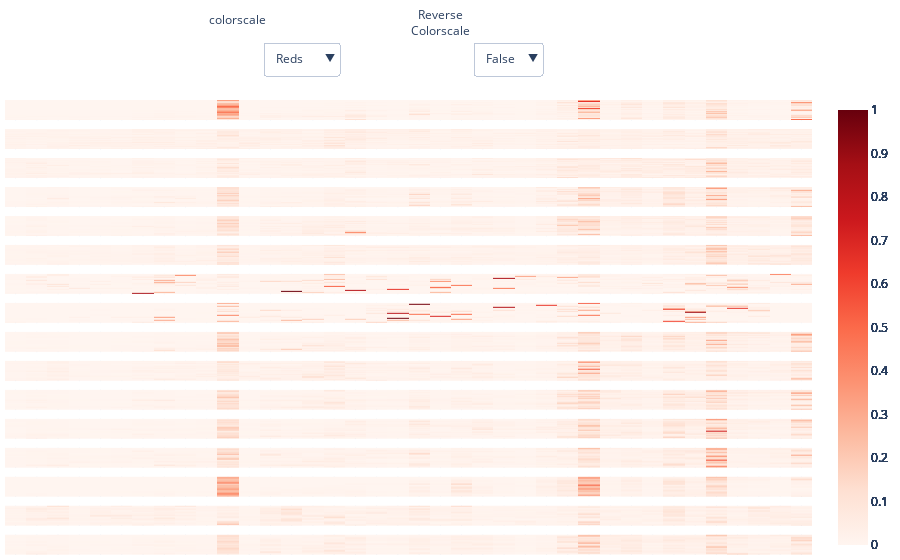

The notebook cell this image was saved under:
### Code cell
layer_figs = []
for layer in range(0, layer_nums) :
    layer_mat = st_corss_attention.detach().numpy()[layer]
    max_value, min_value = layer_mat.max(), layer_mat.min()
    sub_fig = make_subplots(head_nums, 1)

    for head in range(1, head_nums+1):
        head_mat = layer_mat[head-1]
        scale = [round(0.1*i,2) for i in range(11)]
        go_fig = go.Heatmap(
                        z=head_mat,
                        x=encoder_text,
                        y=decoder_text,
                        colorscale='Reds',
                        hoverongaps=False,
                        zmin=min_value,
                        zmax=max_value,
                        visible=True)# if layer == viz_layer else False)
        sub_fig.add_trace(go_fig, head, 1)
    sub_fig.update_xaxes(showticklabels=False)
    sub_fig.update_yaxes(showticklabels=False)

    sub_fig.update_layout(
        autosize=True,
        margin=dict(t=100, b=5, l=5, r=5),
        template="plotly_white")
    # Add dropdowns
    button_layer_1_height = 1.15
    sub_fig.update_layout(
        updatemenus=[ ## button 생성
            dict(
                buttons=list([
                    dict(
                        args=["colorscale", "Reds"],
                        label="Reds",
                        method="restyle"
                    ),
                    dict(
                        args=["colorscale", "Viridis"],
                        label="Viridis",
                        method="restyle"
                    ),
                    dict(
                        args=["colorscale", "Cividis"],
                        label="Cividis",
                        method="restyle"
                    ),
                ]),
                direction="down",
                pad={"r": 10, "t": 10},
                showactive=True,
                x=0.32,
                xanchor="left",
                y=button_layer_1_height,
                yanchor="top"
            ),
            dict(
                buttons=list([
                    dict(
                        args=["reversescale", False],
                        label="False",
                        method="restyle"
                    ),
                    dict(
                        args=["reversescale", True],
                        label="True",
                        method="restyle"
                    )
                ]),
                direction="down",
                pad={"r": 10, "t": 10},
                showactive=True,
                x=0.58,
                xanchor="left",
                y=button_layer_1_height,
                yanchor="top"
            ),
        ]
    )
    sub_fig.update_layout(
        annotations=[
            dict(text="colorscale", x=0.25, xref="paper", y=1.2, yref="paper",
                                 align="left", showarrow=False),
            dict(text="Reverse<br>Colorscale", x=0.54, xref="paper", y=1.21,
                                 yref="paper", showarrow=False),
        ])
    sub_fig.show()
    py.plot(fig, filename = 'heatmap', auto_open=True)
    # layer_figs.append(sub_fig)

### Figure 1 — Plotly figure (JSON) as saved in the notebook; plotly's stock layout.template omitted (floating-point values rounded to 4 significant figures; data arrays with more than 128 entries replaced by an {"elided": "..."} marker saying what was removed)
{"data": [{"colorscale": [[0, "rgb(255,245,240)"], [0.125, "rgb(254,224,210)"], [0.25, "rgb(252,187,161)"], [0.375, "rgb(252,146,114)"], [0.5, "rgb(251,106,74)"], [0.625, "rgb(239,59,44)"], [0.75, "rgb(203,24,29)"], [0.875, "rgb(165,15,21)"], [1, "rgb(103,0,13)"]], "hoverongaps": false, "type": "heatmap", "visible": true, "x": ["본", "▁연구", "는", "▁최근", "▁20", "년간", "▁스웨덴", "▁지방자치단체", "가", "▁경험", "한", "▁주요", "▁환경", "정책을", "▁검토", "하여", "▁거", "버", "넌", "스의", "▁특징", "이", "▁어떻게", "▁변화", "하였", "는지", "▁분석", "하고", "▁그에", "▁따른", "▁시사", "점을", "▁도출", "한", "▁것이다.", "▁구체적인", "▁사례", "로", "▁지"], "xaxis": "x", "y": ["스", "웨", "덴", "▁지역", "환경", "정책", "▁거", "버", "넌", "스의", "▁변화와", "▁특징", "▁연구", "▁-", "지방", "의", "제", "21", "(L", "A", "21", "),", "▁녹색", "성장", "▁지역", "투자", "프로그램", "(L", "IP", "),", "▁기후", "변화", "투자", "프로그램", "(K", "l", "im", "p", ")의", "▁사례", "-"], "yaxis": "y", "z": {"elided": "41x39 float values"}, "zmax": 1.0, "zmin": 8.1e-15}, {"colorscale": [[0, "rgb(255,245,240)"], [0.125, "rgb(254,224,210)"], [0.25, "rgb(252,187,161)"], [0.375, "rgb(252,146,114)"], [0.5, "rgb(251,106,74)"], [0.625, "rgb(239,59,44)"], [0.75, "rgb(203,24,29)"], [0.875, "rgb(165,15,21)"], [1, "rgb(103,0,13)"]], "hoverongaps": false, "type": "heatmap", "visible": true, "x": ["본", "▁연구", "는", "▁최근", "▁20", "년간", "▁스웨덴", "▁지방자치단체", "가", "▁경험", "한", "▁주요", "▁환경", "정책을", "▁검토", "하여", "▁거", "버", "넌", "스의", "▁특징", "이", "▁어떻게", "▁변화", "하였", "는지", "▁분석", "하고", "▁그에", "▁따른", "▁시사", "점을", "▁도출", "한", "▁것이다.", "▁구체적인", "▁사례", "로", "▁지"], "xaxis": "x2", "y": ["스", "웨", "덴", "▁지역", "환경", "정책", "▁거", "버", "넌", "스의", "▁변화와", "▁특징", "▁연구", "▁-", "지방", "의", "제", "21", "(L", "A", "21", "),", "▁녹색", "성장", "▁지역", "투자", "프로그램", "(L", "IP", "),", "▁기후", "변화", "투자", "프로그램", "(K", "l", "im", "p", ")의", "▁사례", "-"], "yaxis": "y2", "z": {"elided": "41x39 float values"}, "zmax": 1.0, "zmin": 8.1e-15}, {"colorscale": [[0, "rgb(255,245,240)"], [0.125, "rgb(254,224,210)"], [0.25, "rgb(252,187,161)"], [0.375, "rgb(252,146,114)"], [0.5, "rgb(251,106,74)"], [0.625, "rgb(239,59,44)"], [0.75, "rgb(203,24,29)"], [0.875, "rgb(165,15,21)"], [1, "rgb(103,0,13)"]], "hoverongaps": false, "type": "heatmap", "visible": true, "x": ["본", "▁연구", "는", "▁최근", "▁20", "년간", "▁스웨덴", "▁지방자치단체", "가", "▁경험", "한", "▁주요", "▁환경", "정책을", "▁검토", "하여", "▁거", "버", "넌", "스의", "▁특징", "이", "▁어떻게", "▁변화", "하였", "는지", "▁분석", "하고", "▁그에", "▁따른", "▁시사", "점을", "▁도출", "한", "▁것이다.", "▁구체적인", "▁사례", "로", "▁지"], "xaxis": "x3", "y": ["스", "웨", "덴", "▁지역", "환경", "정책", "▁거", "버", "넌", "스의", "▁변화와", "▁특징", "▁연구", "▁-", "지방", "의", "제", "21", "(L", "A", "21", "),", "▁녹색", "성장", "▁지역", "투자", "프로그램", "(L", "IP", "),", "▁기후", "변화", "투자", "프로그램", "(K", "l", "im", "p", ")의", "▁사례", "-"], "yaxis": "y3", "z": {"elided": "41x39 float values"}, "zmax": 1.0, "zmin": 8.1e-15}, {"colorscale": [[0, "rgb(255,245,240)"], [0.125, "rgb(254,224,210)"], [0.25, "rgb(252,187,161)"], [0.375, "rgb(252,146,114)"], [0.5, "rgb(251,106,74)"], [0.625, "rgb(239,59,44)"], [0.75, "rgb(203,24,29)"], [0.875, "rgb(165,15,21)"], [1, "rgb(103,0,13)"]], "hoverongaps": false, "type": "heatmap", "visible": true, "x": ["본", "▁연구", "는", "▁최근", "▁20", "년간", "▁스웨덴", "▁지방자치단체", "가", "▁경험", "한", "▁주요", "▁환경", "정책을", "▁검토", "하여", "▁거", "버", "넌", "스의", "▁특징", "이", "▁어떻게", "▁변화", "하였", "는지", "▁분석", "하고", "▁그에", "▁따른", "▁시사", "점을", "▁도출", "한", "▁것이다.", "▁구체적인", "▁사례", "로", "▁지"], "xaxis": "x4", "y": ["스", "웨", "덴", "▁지역", "환경", "정책", "▁거", "버", "넌", "스의", "▁변화와", "▁특징", "▁연구", "▁-", "지방", "의", "제", "21", "(L", "A", "21", "),", "▁녹색", "성장", "▁지역", "투자", "프로그램", "(L", "IP", "),", "▁기후", "변화", "투자", "프로그램", "(K", "l", "im", "p", ")의", "▁사례", "-"], "yaxis": "y4", "z": {"elided": "41x39 float values"}, "zmax": 1.0, "zmin": 8.1e-15}, {"colorscale": [[0, "rgb(255,245,240)"], [0.125, "rgb(254,224,210)"], [0.25, "rgb(252,187,161)"], [0.375, "rgb(252,146,114)"], [0.5, "rgb(251,106,74)"], [0.625, "rgb(239,59,44)"], [0.75, "rgb(203,24,29)"], [0.875, "rgb(165,15,21)"], [1, "rgb(103,0,13)"]], "hoverongaps": false, "type": "heatmap", "visible": true, "x": ["본", "▁연구", "는", "▁최근", "▁20", "년간", "▁스웨덴", "▁지방자치단체", "가", "▁경험", "한", "▁주요", "▁환경", "정책을", "▁검토", "하여", "▁거", "버", "넌", "스의", "▁특징", "이", "▁어떻게", "▁변화", "하였", "는지", "▁분석", "하고", "▁그에", "▁따른", "▁시사", "점을", "▁도출", "한", "▁것이다.", "▁구체적인", "▁사례", "로", "▁지"], "xaxis": "x5", "y": ["스", "웨", "덴", "▁지역", "환경", "정책", "▁거", "버", "넌", "스의", "▁변화와", "▁특징", "▁연구", "▁-", "지방", "의", "제", "21", "(L", "A", "21", "),", "▁녹색", "성장", "▁지역", "투자", "프로그램", "(L", "IP", "),", "▁기후", "변화", "투자", "프로그램", "(K", "l", "im", "p", ")의", "▁사례", "-"], "yaxis": "y5", "z": {"elided": "41x39 float values"}, "zmax": 1.0, "zmin": 8.1e-15}, {"colorscale": [[0, "rgb(255,245,240)"], [0.125, "rgb(254,224,210)"], [0.25, "rgb(252,187,161)"], [0.375, "rgb(252,146,114)"], [0.5, "rgb(251,106,74)"], [0.625, "rgb(239,59,44)"], [0.75, "rgb(203,24,29)"], [0.875, "rgb(165,15,21)"], [1, "rgb(103,0,13)"]], "hoverongaps": false, "type": "heatmap", "visible": true, "x": ["본", "▁연구", "는", "▁최근", "▁20", "년간", "▁스웨덴", "▁지방자치단체", "가", "▁경험", "한", "▁주요", "▁환경", "정책을", "▁검토", "하여", "▁거", "버", "넌", "스의", "▁특징", "이", "▁어떻게", "▁변화", "하였", "는지", "▁분석", "하고", "▁그에", "▁따른", "▁시사", "점을", "▁도출", "한", "▁것이다.", "▁구체적인", "▁사례", "로", "▁지"], "xaxis": "x6", "y": ["스", "웨", "덴", "▁지역", "환경", "정책", "▁거", "버", "넌", "스의", "▁변화와", "▁특징", "▁연구", "▁-", "지방", "의", "제", "21", "(L", "A", "21", "),", "▁녹색", "성장", "▁지역", "투자", "프로그램", "(L", "IP", "),", "▁기후", "변화", "투자", "프로그램", "(K", "l", "im", "p", ")의", "▁사례", "-"], "yaxis": "y6", "z": {"elided": "41x39 float values"}, "zmax": 1.0, "zmin": 8.1e-15}, {"colorscale": [[0, "rgb(255,245,240)"], [0.125, "rgb(254,224,210)"], [0.25, "rgb(252,187,161)"], [0.375, "rgb(252,146,114)"], [0.5, "rgb(251,106,74)"], [0.625, "rgb(239,59,44)"], [0.75, "rgb(203,24,29)"], [0.875, "rgb(165,15,21)"], [1, "rgb(103,0,13)"]], "hoverongaps": false, "type": "heatmap", "visible": true, "x": ["본", "▁연구", "는", "▁최근", "▁20", "년간", "▁스웨덴", "▁지방자치단체", "가", "▁경험", "한", "▁주요", "▁환경", "정책을", "▁검토", "하여", "▁거", "버", "넌", "스의", "▁특징", "이", "▁어떻게", "▁변화", "하였", "는지", "▁분석", "하고", "▁그에", "▁따른", "▁시사", "점을", "▁도출", "한", "▁것이다.", "▁구체적인", "▁사례", "로", "▁지"], "xaxis": "x7", "y": ["스", "웨", "덴", "▁지역", "환경", "정책", "▁거", "버", "넌", "스의", "▁변화와", "▁특징", "▁연구", "▁-", "지방", "의", "제", "21", "(L", "A", "21", "),", "▁녹색", "성장", "▁지역", "투자", "프로그램", "(L", "IP", "),", "▁기후", "변화", "투자", "프로그램", "(K", "l", "im", "p", ")의", "▁사례", "-"], "yaxis": "y7", "z": {"elided": "41x39 float values"}, "zmax": 1.0, "zmin": 8.1e-15}, {"colorscale": [[0, "rgb(255,245,240)"], [0.125, "rgb(254,224,210)"], [0.25, "rgb(252,187,161)"], [0.375, "rgb(252,146,114)"], [0.5, "rgb(251,106,74)"], [0.625, "rgb(239,59,44)"], [0.75, "rgb(203,24,29)"], [0.875, "rgb(165,15,21)"], [1, "rgb(103,0,13)"]], "hoverongaps": false, "type": "heatmap", "visible": true, "x": ["본", "▁연구", "는", "▁최근", "▁20", "년간", "▁스웨덴", "▁지방자치단체", "가", "▁경험", "한", "▁주요", "▁환경", "정책을", "▁검토", "하여", "▁거", "버", "넌", "스의", "▁특징", "이", "▁어떻게", "▁변화", "하였", "는지", "▁분석", "하고", "▁그에", "▁따른", "▁시사", "점을", "▁도출", "한", "▁것이다.", "▁구체적인", "▁사례", "로", "▁지"], "xaxis": "x8", "y": ["스", "웨", "덴", "▁지역", "환경", "정책", "▁거", "버", "넌", "스의", "▁변화와", "▁특징", "▁연구", "▁-", "지방", "의", "제", "21", "(L", "A", "21", "),", "▁녹색", "성장", "▁지역", "투자", "프로그램", "(L", "IP", "),", "▁기후", "변화", "투자", "프로그램", "(K", "l", "im", "p", ")의", "▁사례", "-"], "yaxis": "y8", "z": {"elided": "41x39 float values"}, "zmax": 1.0, "zmin": 8.1e-15}, {"colorscale": [[0, "rgb(255,245,240)"], [0.125, "rgb(254,224,210)"], [0.25, "rgb(252,187,161)"], [0.375, "rgb(252,146,114)"], [0.5, "rgb(251,106,74)"], [0.625, "rgb(239,59,44)"], [0.75, "rgb(203,24,29)"], [0.875, "rgb(165,15,21)"], [1, "rgb(103,0,13)"]], "hoverongaps": false, "type": "heatmap", "visible": true, "x": ["본", "▁연구", "는", "▁최근", "▁20", "년간", "▁스웨덴", "▁지방자치단체", "가", "▁경험", "한", "▁주요", "▁환경", "정책을", "▁검토", "하여", "▁거", "버", "넌", "스의", "▁특징", "이", "▁어떻게", "▁변화", "하였", "는지", "▁분석", "하고", "▁그에", "▁따른", "▁시사", "점을", "▁도출", "한", "▁것이다.", "▁구체적인", "▁사례", "로", "▁지"], "xaxis": "x9", "y": ["스", "웨", "덴", "▁지역", "환경", "정책", "▁거", "버", "넌", "스의", "▁변화와", "▁특징", "▁연구", "▁-", "지방", "의", "제", "21", "(L", "A", "21", "),", "▁녹색", "성장", "▁지역", "투자", "프로그램", "(L", "IP", "),", "▁기후", "변화", "투자", "프로그램", "(K", "l", "im", "p", ")의", "▁사례", "-"], "yaxis": "y9", "z": {"elided": "41x39 float values"}, "zmax": 1.0, "zmin": 8.1e-15}, {"colorscale": [[0, "rgb(255,245,240)"], [0.125, "rgb(254,224,210)"], [0.25, "rgb(252,187,161)"], [0.375, "rgb(252,146,114)"], [0.5, "rgb(251,106,74)"], [0.625, "rgb(239,59,44)"], [0.75, "rgb(203,24,29)"], [0.875, "rgb(165,15,21)"], [1, "rgb(103,0,13)"]], "hoverongaps": false, "type": "heatmap", "visible": true, "x": ["본", "▁연구", "는", "▁최근", "▁20", "년간", "▁스웨덴", "▁지방자치단체", "가", "▁경험", "한", "▁주요", "▁환경", "정책을", "▁검토", "하여", "▁거", "버", "넌", "스의", "▁특징", "이", "▁어떻게", "▁변화", "하였", "는지", "▁분석", "하고", "▁그에", "▁따른", "▁시사", "점을", "▁도출", "한", "▁것이다.", "▁구체적인", "▁사례", "로", "▁지"], "xaxis": "x10", "y": ["스", "웨", "덴", "▁지역", "환경", "정책", "▁거", "버", "넌", "스의", "▁변화와", "▁특징", "▁연구", "▁-", "지방", "의", "제", "21", "(L", "A", "21", "),", "▁녹색", "성장", "▁지역", "투자", "프로그램", "(L", "IP", "),", "▁기후", "변화", "투자", "프로그램", "(K", "l", "im", "p", ")의", "▁사례", "-"], "yaxis": "y10", "z": {"elided": "41x39 float values"}, "zmax": 1.0, "zmin": 8.1e-15}, {"colorscale": [[0, "rgb(255,245,240)"], [0.125, "rgb(254,224,210)"], [0.25, "rgb(252,187,161)"], [0.375, "rgb(252,146,114)"], [0.5, "rgb(251,106,74)"], [0.625, "rgb(239,59,44)"], [0.75, "rgb(203,24,29)"], [0.875, "rgb(165,15,21)"], [1, "rgb(103,0,13)"]], "hoverongaps": false, "type": "heatmap", "visible": true, "x": ["본", "▁연구", "는", "▁최근", "▁20", "년간", "▁스웨덴", "▁지방자치단체", "가", "▁경험", "한", "▁주요", "▁환경", "정책을", "▁검토", "하여", "▁거", "버", "넌", "스의", "▁특징", "이", "▁어떻게", "▁변화", "하였", "는지", "▁분석", "하고", "▁그에", "▁따른", "▁시사", "점을", "▁도출", "한", "▁것이다.", "▁구체적인", "▁사례", "로", "▁지"], "xaxis": "x11", "y": ["스", "웨", "덴", "▁지역", "환경", "정책", "▁거", "버", "넌", "스의", "▁변화와", "▁특징", "▁연구", "▁-", "지방", "의", "제", "21", "(L", "A", "21", "),", "▁녹색", "성장", "▁지역", "투자", "프로그램", "(L", "IP", "),", "▁기후", "변화", "투자", "프로그램", "(K", "l", "im", "p", ")의", "▁사례", "-"], "yaxis": "y11", "z": {"elided": "41x39 float values"}, "zmax": 1.0, "zmin": 8.1e-15}, {"colorscale": [[0, "rgb(255,245,240)"], [0.125, "rgb(254,224,210)"], [0.25, "rgb(252,187,161)"], [0.375, "rgb(252,146,114)"], [0.5, "rgb(251,106,74)"], [0.625, "rgb(239,59,44)"], [0.75, "rgb(203,24,29)"], [0.875, "rgb(165,15,21)"], [1, "rgb(103,0,13)"]], "hoverongaps": false, "type": "heatmap", "visible": true, "x": ["본", "▁연구", "는", "▁최근", "▁20", "년간", "▁스웨덴", "▁지방자치단체", "가", "▁경험", "한", "▁주요", "▁환경", "정책을", "▁검토", "하여", "▁거", "버", "넌", "스의", "▁특징", "이", "▁어떻게", "▁변화", "하였", "는지", "▁분석", "하고", "▁그에", "▁따른", "▁시사", "점을", "▁도출", "한", "▁것이다.", "▁구체적인", "▁사례", "로", "▁지"], "xaxis": "x12", "y": ["스", "웨", "덴", "▁지역", "환경", "정책", "▁거", "버", "넌", "스의", "▁변화와", "▁특징", "▁연구", "▁-", "지방", "의", "제", "21", "(L", "A", "21", "),", "▁녹색", "성장", "▁지역", "투자", "프로그램", "(L", "IP", "),", "▁기후", "변화", "투자", "프로그램", "(K", "l", "im", "p", ")의", "▁사례", "-"], "yaxis": "y12", "z": {"elided": "41x39 float values"}, "zmax": 1.0, "zmin": 8.1e-15}, {"colorscale": [[0, "rgb(255,245,240)"], [0.125, "rgb(254,224,210)"], [0.25, "rgb(252,187,161)"], [0.375, "rgb(252,146,114)"], [0.5, "rgb(251,106,74)"], [0.625, "rgb(239,59,44)"], [0.75, "rgb(203,24,29)"], [0.875, "rgb(165,15,21)"], [1, "rgb(103,0,13)"]], "hoverongaps": false, "type": "heatmap", "visible": true, "x": ["본", "▁연구", "는", "▁최근", "▁20", "년간", "▁스웨덴", "▁지방자치단체", "가", "▁경험", "한", "▁주요", "▁환경", "정책을", "▁검토", "하여", "▁거", "버", "넌", "스의", "▁특징", "이", "▁어떻게", "▁변화", "하였", "는지", "▁분석", "하고", "▁그에", "▁따른", "▁시사", "점을", "▁도출", "한", "▁것이다.", "▁구체적인", "▁사례", "로", "▁지"], "xaxis": "x13", "y": ["스", "웨", "덴", "▁지역", "환경", "정책", "▁거", "버", "넌", "스의", "▁변화와", "▁특징", "▁연구", "▁-", "지방", "의", "제", "21", "(L", "A", "21", "),", "▁녹색", "성장", "▁지역", "투자", "프로그램", "(L", "IP", "),", "▁기후", "변화", "투자", "프로그램", "(K", "l", "im", "p", ")의", "▁사례", "-"], "yaxis": "y13", "z": {"elided": "41x39 float values"}, "zmax": 1.0, "zmin": 8.1e-15}, {"colorscale": [[0, "rgb(255,245,240)"], [0.125, "rgb(254,224,210)"], [0.25, "rgb(252,187,161)"], [0.375, "rgb(252,146,114)"], [0.5, "rgb(251,106,74)"], [0.625, "rgb(239,59,44)"], [0.75, "rgb(203,24,29)"], [0.875, "rgb(165,15,21)"], [1, "rgb(103,0,13)"]], "hoverongaps": false, "type": "heatmap", "visible": true, "x": ["본", "▁연구", "는", "▁최근", "▁20", "년간", "▁스웨덴", "▁지방자치단체", "가", "▁경험", "한", "▁주요", "▁환경", "정책을", "▁검토", "하여", "▁거", "버", "넌", "스의", "▁특징", "이", "▁어떻게", "▁변화", "하였", "는지", "▁분석", "하고", "▁그에", "▁따른", "▁시사", "점을", "▁도출", "한", "▁것이다.", "▁구체적인", "▁사례", "로", "▁지"], "xaxis": "x14", "y": ["스", "웨", "덴", "▁지역", "환경", "정책", "▁거", "버", "넌", "스의", "▁변화와", "▁특징", "▁연구", "▁-", "지방", "의", "제", "21", "(L", "A", "21", "),", "▁녹색", "성장", "▁지역", "투자", "프로그램", "(L", "IP", "),", "▁기후", "변화", "투자", "프로그램", "(K", "l", "im", "p", ")의", "▁사례", "-"], "yaxis": "y14", "z": {"elided": "41x39 float values"}, "zmax": 1.0, "zmin": 8.1e-15}, {"colorscale": [[0, "rgb(255,245,240)"], [0.125, "rgb(254,224,210)"], [0.25, "rgb(252,187,161)"], [0.375, "rgb(252,146,114)"], [0.5, "rgb(251,106,74)"], [0.625, "rgb(239,59,44)"], [0.75, "rgb(203,24,29)"], [0.875, "rgb(165,15,21)"], [1, "rgb(103,0,13)"]], "hoverongaps": false, "type": "heatmap", "visible": true, "x": ["본", "▁연구", "는", "▁최근", "▁20", "년간", "▁스웨덴", "▁지방자치단체", "가", "▁경험", "한", "▁주요", "▁환경", "정책을", "▁검토", "하여", "▁거", "버", "넌", "스의", "▁특징", "이", "▁어떻게", "▁변화", "하였", "는지", "▁분석", "하고", "▁그에", "▁따른", "▁시사", "점을", "▁도출", "한", "▁것이다.", "▁구체적인", "▁사례", "로", "▁지"], "xaxis": "x15", "y": ["스", "웨", "덴", "▁지역", "환경", "정책", "▁거", "버", "넌", "스의", "▁변화와", "▁특징", "▁연구", "▁-", "지방", "의", "제", "21", "(L", "A", "21", "),", "▁녹색", "성장", "▁지역", "투자", "프로그램", "(L", "IP", "),", "▁기후", "변화", "투자", "프로그램", "(K", "l", "im", "p", ")의", "▁사례", "-"], "yaxis": "y15", "z": {"elided": "41x39 float values"}, "zmax": 1.0, "zmin": 8.1e-15}, {"colorscale": [[0, "rgb(255,245,240)"], [0.125, "rgb(254,224,210)"], [0.25, "rgb(252,187,161)"], [0.375, "rgb(252,146,114)"], [0.5, "rgb(251,106,74)"], [0.625, "rgb(239,59,44)"], [0.75, "rgb(203,24,29)"], [0.875, "rgb(165,15,21)"], [1, "rgb(103,0,13)"]], "hoverongaps": false, "type": "heatmap", "visible": true, "x": ["본", "▁연구", "는", "▁최근", "▁20", "년간", "▁스웨덴", "▁지방자치단체", "가", "▁경험", "한", "▁주요", "▁환경", "정책을", "▁검토", "하여", "▁거", "버", "넌", "스의", "▁특징", "이", "▁어떻게", "▁변화", "하였", "는지", "▁분석", "하고", "▁그에", "▁따른", "▁시사", "점을", "▁도출", "한", "▁것이다.", "▁구체적인", "▁사례", "로", "▁지"], "xaxis": "x16", "y": ["스", "웨", "덴", "▁지역", "환경", "정책", "▁거", "버", "넌", "스의", "▁변화와", "▁특징", "▁연구", "▁-", "지방", "의", "제", "21", "(L", "A", "21", "),", "▁녹색", "성장", "▁지역", "투자", "프로그램", "(L", "IP", "),", "▁기후", "변화", "투자", "프로그램", "(K", "l", "im", "p", ")의", "▁사례", "-"], "yaxis": "y16", "z": {"elided": "41x39 float values"}, "zmax": 1.0, "zmin": 8.1e-15}], "layout": {"annotations": [{"align": "left", "showarrow": false, "text": "colorscale", "x": 0.25, "xref": "paper", "y": 1.2, "yref": "paper"}, {"showarrow": false, "text": "Reverse<br>Colorscale", "x": 0.54, "xref": "paper", "y": 1.21, "yref": "paper"}], "autosize": true, "margin": {"b": 5, "l": 5, "r": 5, "t": 100}, "updatemenus": [{"buttons": [{"args": ["colorscale", "Reds"], "label": "Reds", "method": "restyle"}, {"args": ["colorscale", "Viridis"], "label": "Viridis", "method": "restyle"}, {"args": ["colorscale", "Cividis"], "label": "Cividis", "method": "restyle"}], "direction": "down", "pad": {"r": 10, "t": 10}, "showactive": true, "x": 0.32, "xanchor": "left", "y": 1.15, "yanchor": "top"}, {"buttons": [{"args": ["reversescale", false], "label": "False", "method": "restyle"}, {"args": ["reversescale", true], "label": "True", "method": "restyle"}], "direction": "down", "pad": {"r": 10, "t": 10}, "showactive": true, "x": 0.58, "xanchor": "left", "y": 1.15, "yanchor": "top"}], "xaxis": {"anchor": "y", "domain": [0, 1], "showticklabels": false}, "xaxis10": {"anchor": "y10", "domain": [0, 1], "showticklabels": false}, "xaxis11": {"anchor": "y11", "domain": [0, 1], "showticklabels": false}, "xaxis12": {"anchor": "y12", "domain": [0, 1], "showticklabels": false}, "xaxis13": {"anchor": "y13", "domain": [0, 1], "showticklabels": false}, "xaxis14": {"anchor": "y14", "domain": [0, 1], "showticklabels": false}, "xaxis15": {"anchor": "y15", "domain": [0, 1], "showticklabels": false}, "xaxis16": {"anchor": "y16", "domain": [0, 1], "showticklabels": false}, "xaxis2": {"anchor": "y2", "domain": [0, 1], "showticklabels": false}, "xaxis3": {"anchor": "y3", "domain": [0, 1], "showticklabels": false}, "xaxis4": {"anchor": "y4", "domain": [0, 1], "showticklabels": false}, "xaxis5": {"anchor": "y5", "domain": [0, 1], "showticklabels": false}, "xaxis6": {"anchor": "y6", "domain": [0, 1], "showticklabels": false}, "xaxis7": {"anchor": "y7", "domain": [0, 1], "showticklabels": false}, "xaxis8": {"anchor": "y8", "domain": [0, 1], "showticklabels": false}, "xaxis9": {"anchor": "y9", "domain": [0, 1], "showticklabels": false}, "yaxis": {"anchor": "x", "domain": [0.9551, 1], "showticklabels": false}, "yaxis10": {"anchor": "x10", "domain": [0.382, 0.427], "showticklabels": false}, "yaxis11": {"anchor": "x11", "domain": [0.3184, 0.3633], "showticklabels": false}, "yaxis12": {"anchor": "x12", "domain": [0.2547, 0.2996], "showticklabels": false}, "yaxis13": {"anchor": "x13", "domain": [0.191, 0.2359], "showticklabels": false}, "yaxis14": {"anchor": "x14", "domain": [0.1273, 0.1723], "showticklabels": false}, "yaxis15": {"anchor": "x15", "domain": [0.06367, 0.1086], "showticklabels": false}, "yaxis16": {"anchor": "x16", "domain": [0, 0.04492], "showticklabels": false}, "yaxis2": {"anchor": "x2", "domain": [0.8914, 0.9363], "showticklabels": false}, "yaxis3": {"anchor": "x3", "domain": [0.8277, 0.8727], "showticklabels": false}, "yaxis4": {"anchor": "x4", "domain": [0.7641, 0.809], "showticklabels": false}, "yaxis5": {"anchor": "x5", "domain": [0.7004, 0.7453], "showticklabels": false}, "yaxis6": {"anchor": "x6", "domain": [0.6367, 0.6816], "showticklabels": false}, "yaxis7": {"anchor": "x7", "domain": [0.573, 0.618], "showticklabels": false}, "yaxis8": {"anchor": "x8", "domain": [0.5094, 0.5543], "showticklabels": false}, "yaxis9": {"anchor": "x9", "domain": [0.4457, 0.4906], "showticklabels": false}}}
